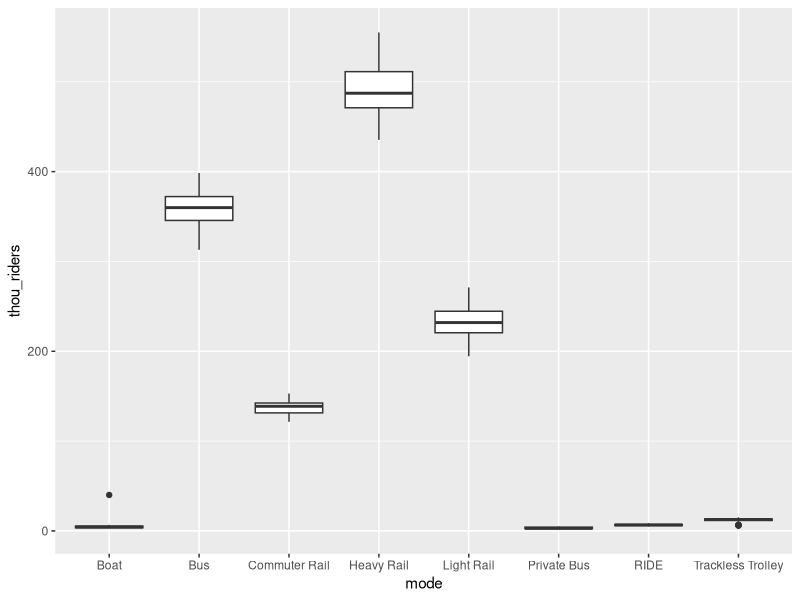
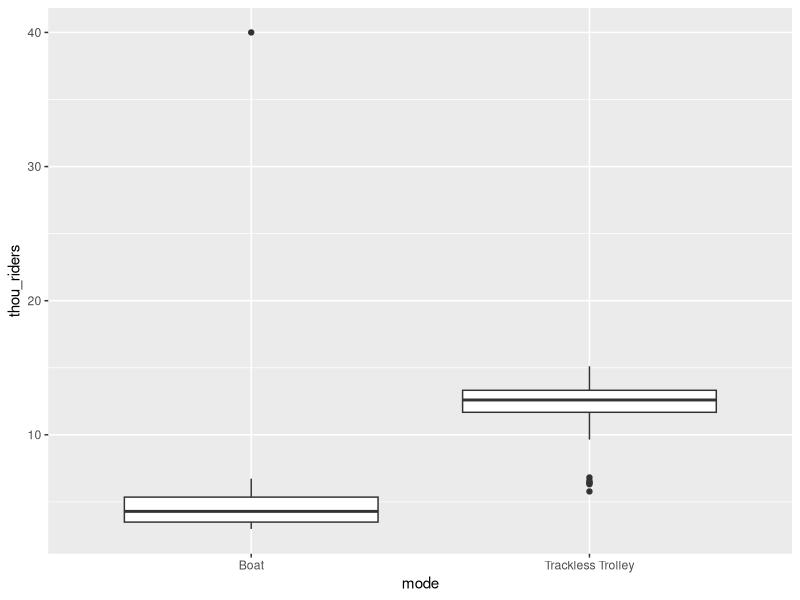
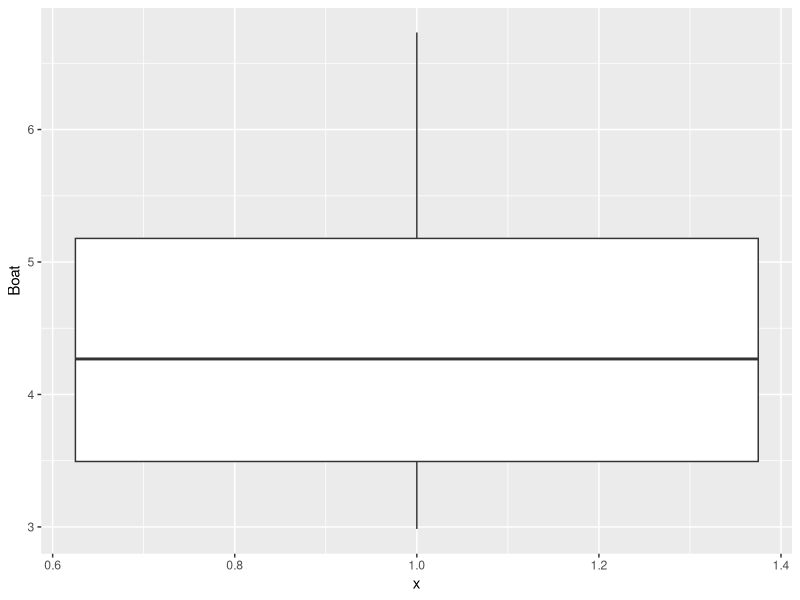
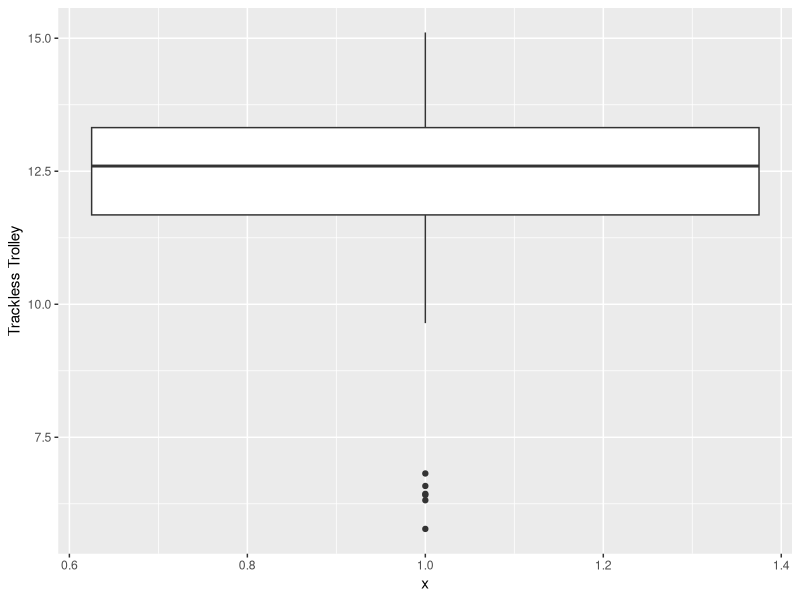
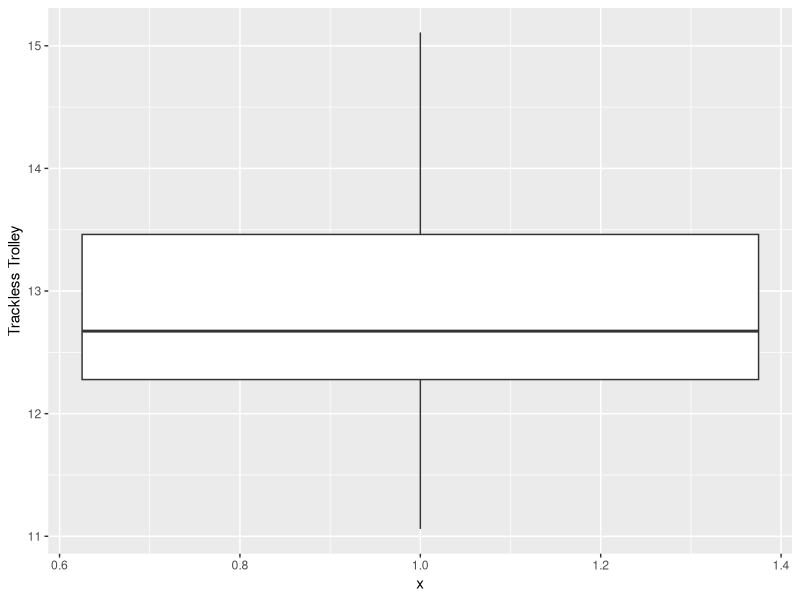
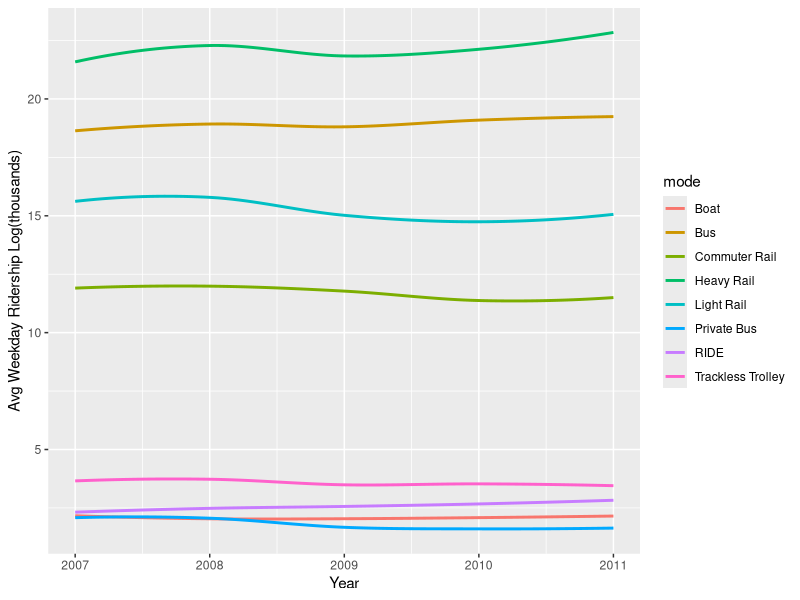
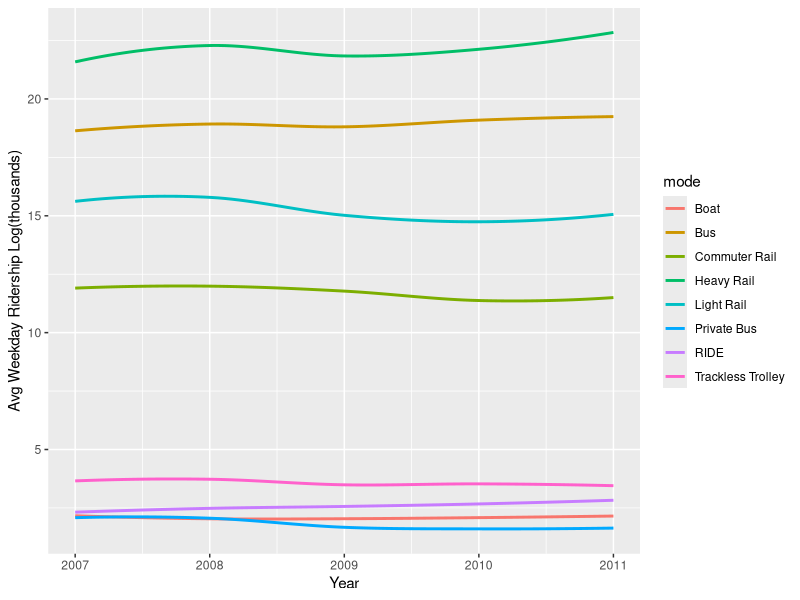
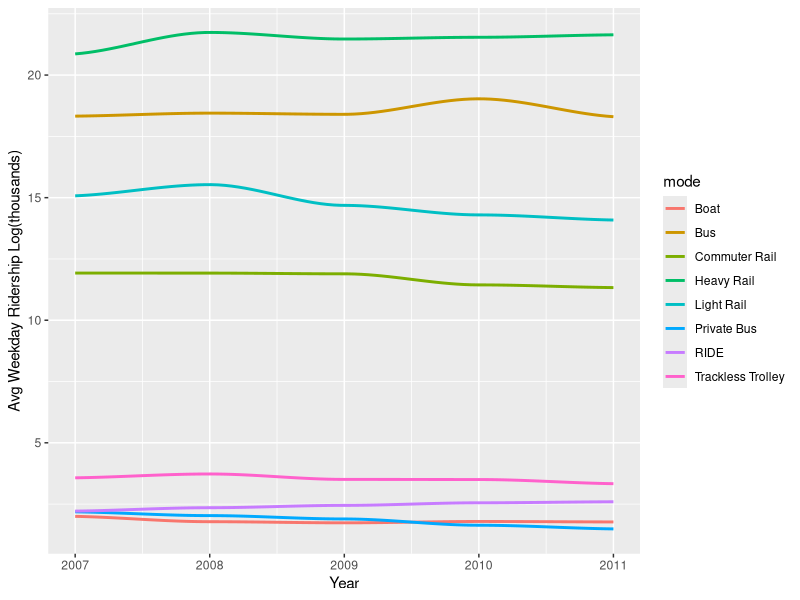

These figures' R source, in order:
## ---- chunk 1
#Load readxl package
library(readxl)

#Import the data. Skip the header row
mbta<-read_excel("data/mbta.xlsx", skip=1)
## ---- chunk 2

# View the first 6 rows of mbta
head(mbta)

# View the entire data set or View(mbta)
View(mbta)

## ---- chunk 3
#Load tidyr
library(tidyr)

# Remove the unnecessary column
mbta1=mbta[,-1]
View(mbta1)

#remove unnecessary rows
mbta2=mbta1[-c(1,7,11), ]
View(mbta2)

#gather all columns except mode and store them as month, thou_riders columns
mbta3=mbta2%>%
  gather(month, thou_riders, -mode)
View(mbta3)
## ---- chunk 4
#load dplyr
library(dplyr)

glimpse(mbta3)
## ---- chunk 5
#Loading the zoo package to use on month
library(zoo)

#Let us view the day format
head(mbta3$month)# It is in the format year-month i.e "2007-03"

#convert the month column into date
mbta3$month<-as.yearmon(mbta3$month,"%Y-%m") 

#convert thou_riders to numeric
mbta3$thou_riders<-as.numeric(mbta3$thou_riders) 

#convert mode to factor
mbta3$mode<-as.factor(mbta3$mode) 

#vewing the str of mbta3
glimpse(mbta3)
## ---- chunk 6
# Separating month into new columns year and month
mbta4=mbta3%>%
      separate(month, c("month", "year"))

#View mbta4
View(mbta4)
## ---- chunk 7
#Reordering Columns: year should come before month
mbta5=mbta4[, c(3,2,1,4)]

#view mbta5
View(mbta5)
## ---- chunk 8
#use summary
summary(mbta5)
## ---- chunk 9
# Load library ggplot2
library(ggplot2)

#plot a box plot of thou_riders and mode
mbta5%>%
  ggplot(aes(x=mode, y=thou_riders) )+
  geom_boxplot()
## ---- chunk 10
mbta5%>%
  filter(mode%in%c("Boat", "Trackless Trolley"))%>%
  ggplot(aes(x=mode, y=thou_riders) )+
  geom_boxplot()
## ---- chunk 11
#Summary of boat
mbta5%>%
  filter(mode=="Boat")%>%
  summarize(min(thou_riders), median(thou_riders), mean(thou_riders), max(thou_riders))

#summary of Trackless trolley
mbta5%>%
  filter(mode=="Trackless Trolley")%>%
  summarize(min(thou_riders), median(thou_riders), mean(thou_riders), max(thou_riders))

## ---- chunk 12
#Spread the mode column over the thou_riders column
mbta6=mbta5%>%
      spread(mode, thou_riders)

#view the first 6 rows of mbta6
head(mbta6)

#view internal structure
glimpse(mbta6)
## ---- chunk 13
#summary of Boat variable
summary(mbta6$Boat)

# Find the row number of the incorrect value: i
i<-which(mbta6$Boat==40)

# Replace the incorrect value with 4
mbta6$Boat[i]<-4

# Generate a boxplot of Boat column to verify that the change occurred
mbta6%>%
  ggplot(aes(x=1, y=Boat) )+
geom_boxplot()
## ---- chunk 14
#summary of Boat variable
summary(mbta6$`Trackless Trolley`)

# Generate a boxplot of Trackless Trolley column to look out for the outliers
mbta6%>%
  ggplot(aes(x=1, y=`Trackless Trolley`) )+
geom_boxplot()

# Replace the outliers with NAs
mbta6$`Trackless Trolley`=ifelse(mbta6$`Trackless Trolley`<10, NA, mbta6$`Trackless Trolley`)

# Generate a boxplot of Trackless Trolley column to verify that the change occurred
mbta6%>%
  ggplot(aes(x=1, y=`Trackless Trolley`) )+
geom_boxplot()
## ---- chunk 15
# gather columns Boat to Trackless Trolley
mbta7=mbta6%>%
      gather(mode, thou_riders, -c(year, month) )

#view the first 6 rows of mbta7
head(mbta7)
View(mbta7)

#convert types
mbta7$year=as.integer(mbta7$year)
mbta7$mode=as.factor(mbta7$mode)

#view internal structure
glimpse(mbta7)

## ---- chunk 16
ggplot(mbta7, aes(x = year, y = sqrt(thou_riders), col = mode )) + geom_smooth( se=FALSE) + 
scale_x_continuous(name = "Year", breaks = c(2007, 2008, 2009, 2010, 2011)) +  
scale_y_continuous(name = "Avg Weekday Ridership Log(thousands)")
## ---- chunk 17
ggplot(mbta7, aes(x = year, y = sqrt(thou_riders), col = mode )) + geom_smooth( se=FALSE) + 
scale_x_continuous(name = "Year", breaks = c(2007, 2008, 2009, 2010, 2011)) +  
scale_y_continuous(name = "Avg Weekday Ridership Log(thousands)")
## ---- chunk 18
mbta7%>%
  filter(month=="Jan")%>%
ggplot( aes(x = year, y = sqrt(thou_riders), col = mode )) + geom_smooth( se=FALSE) + 
scale_x_continuous(name = "Year", breaks = c(2007, 2008, 2009, 2010, 2011)) +  
scale_y_continuous(name = "Avg Weekday Ridership Log(thousands)")
